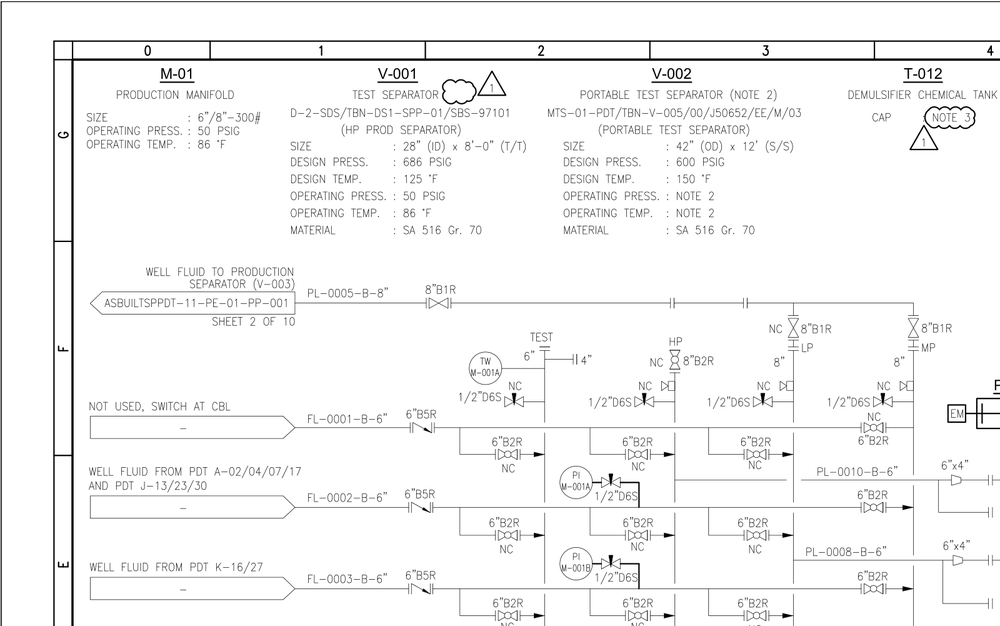
#> input picture fixtures/Sheet_1-1__crop_1600x1001.png, 1000 x 626 px, shrunk from 1600 x 1001 before the run
$ python -i preprocess.py   (imports and definitions only)
#> lines starting #> are read from the running program, lines starting #| are printed output that depends on the picture
#> further down, picture is the input picture: shape (626, 1000, 3); min 0, max 255, mean 245.7
"""
Image preprocessing utilities for the CV service.

All heavy imports are deferred to the first call so that importing this module
at startup does not block the FastAPI worker.
"""
from __future__ import annotations

import base64
import os
from typing import TYPE_CHECKING

if TYPE_CHECKING:
    import numpy as np
    from .schemas import BBox


# ---------------------------------------------------------------------------
# Codec helpers
# ---------------------------------------------------------------------------

# [34 lines left out: functions decode_b64_image, encode_image_b64, not called in this run]


# ---------------------------------------------------------------------------
# Preprocessing transforms
# ---------------------------------------------------------------------------

def to_grayscale(img: "np.ndarray") -> "np.ndarray":
    """Convert BGR to grayscale.  Returns the input unchanged if already 2-D."""
    import cv2

    if img.ndim == 2:
        return img
    return cv2.cvtColor(img, cv2.COLOR_BGR2GRAY)


def denoise(img: "np.ndarray", *, h: int = 10) -> "np.ndarray":
    """
    Apply Non-Local Means denoising.  Works on both grayscale and BGR.

    Parameters
    ----------
    img :
        Input image (grayscale or BGR).
    h :
        Filter strength — higher removes more noise but blurs detail.
    """
#> called with h = 7
    import cv2

    if img.ndim == 2:
        return cv2.fastNlMeansDenoising(img, h=h)
    return cv2.fastNlMeansDenoisingColored(img, h=h, hColor=h)


def sharpen(img: "np.ndarray") -> "np.ndarray":
    """Apply an unsharp-mask sharpening kernel."""
    import cv2
    import numpy as np

    kernel = np.array(
        [[-1, -1, -1],
         [-1,  9, -1],
         [-1, -1, -1]],
        dtype=np.float32,
    )
    return cv2.filter2D(img, -1, kernel)
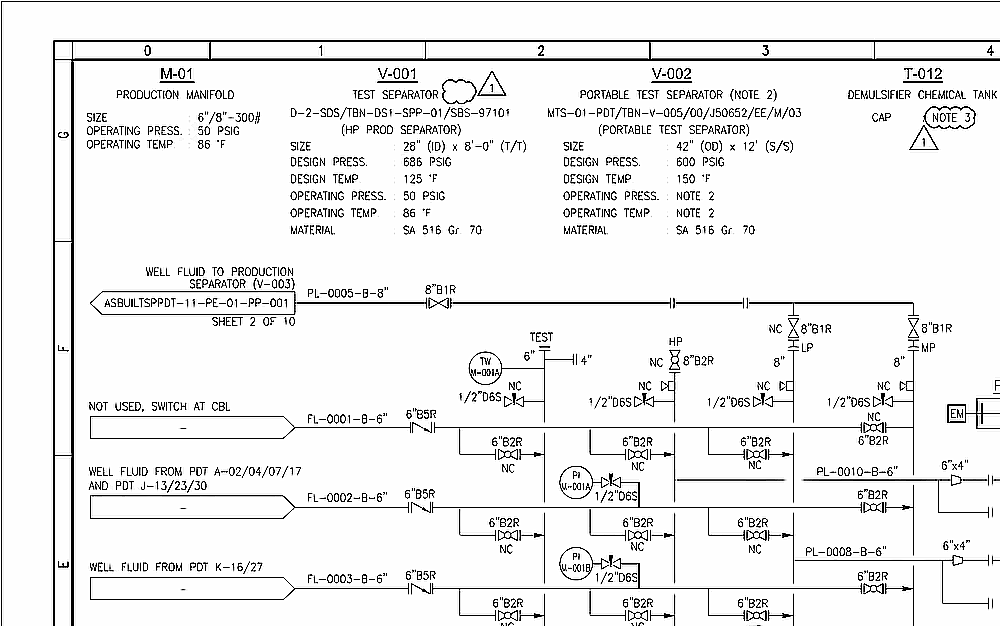
#> returned value: shape (626, 1000); min 0, max 255, mean 237.7


def binarize(
    img: "np.ndarray",
    *,
    method: str = "adaptive",
    threshold: int = 127,
) -> "np.ndarray":
    """
    Convert to binary (black/white) image.

    Parameters
    ----------
    img :
        Input image.  Converted to grayscale internally if needed.
    method :
        ``'otsu'`` for Otsu's method, ``'adaptive'`` for adaptive Gaussian
        thresholding, or ``'fixed'`` for a fixed threshold.
    threshold :
        Threshold value used only when *method* is ``'fixed'``.
    """
#> called with method = 'adaptive', threshold = 127
    import cv2

    gray = to_grayscale(img)
    if method == "otsu":
        _, binary = cv2.threshold(gray, 0, 255, cv2.THRESH_BINARY + cv2.THRESH_OTSU)
    elif method == "adaptive":
        binary = cv2.adaptiveThreshold(
            gray, 255,
            cv2.ADAPTIVE_THRESH_GAUSSIAN_C,
            cv2.THRESH_BINARY,
            blockSize=11,
            C=2,
        )
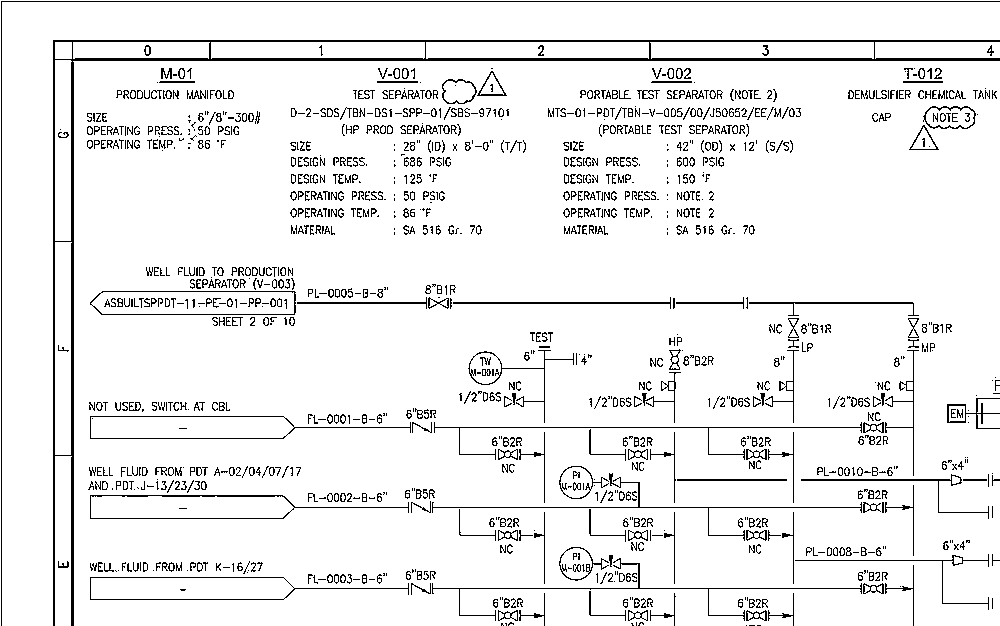
#> binary: shape (626, 1000); 93.2% white; black in thin lines or dots
    else:  # fixed
        _, binary = cv2.threshold(gray, threshold, 255, cv2.THRESH_BINARY)
    return binary


# ---------------------------------------------------------------------------
# Region helpers
# ---------------------------------------------------------------------------

# [25 lines left out: function crop_region, not called in this run]


def pad_crop(img: "np.ndarray", padding: int = 10) -> "np.ndarray":
    """
    Add a constant-color (white) border around *img*.

    Useful to give edge-touching symbols some breathing room before OCR or
    contour detection.
    """
#> called with padding = 4
    import cv2

    return cv2.copyMakeBorder(
        img,
        padding, padding, padding, padding,
        cv2.BORDER_CONSTANT,
        value=(255, 255, 255),
    )
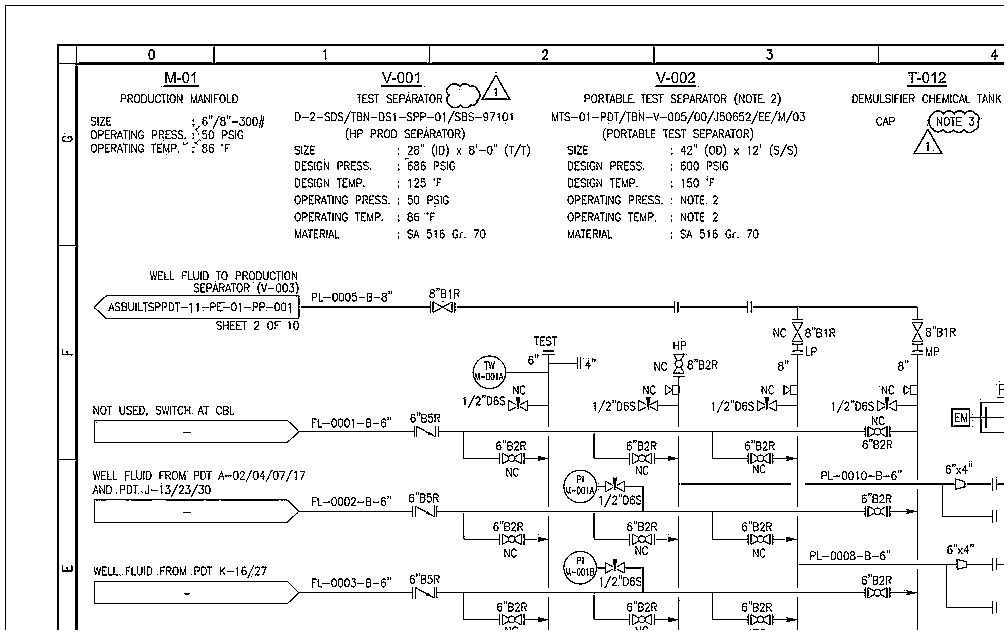
#> returned value: shape (634, 1008); 93.4% white; black in thin lines or dots


# ---------------------------------------------------------------------------
# Convenience pipeline
# ---------------------------------------------------------------------------

def prepare_for_ocr(img: "np.ndarray") -> "np.ndarray":
    """
    Standard preprocessing pipeline optimised for OCR:
    denoise → grayscale → sharpen → adaptive binarize → pad.
    """
    img = denoise(img, h=7)
    img = to_grayscale(img)
    img = sharpen(img)
    img = binarize(img, method="adaptive")
    img = pad_crop(img, padding=4)
    return img


# [6 lines left out: function prepare_for_detection, not called in this run]

>>> import cv2
>>> picture = cv2.imread('../../fixtures/Sheet_1-1__crop_1600x1001.png')
>>> result = prepare_for_ocr(picture)

$ run again, on fixtures/Sheet_1-1__non_square.png
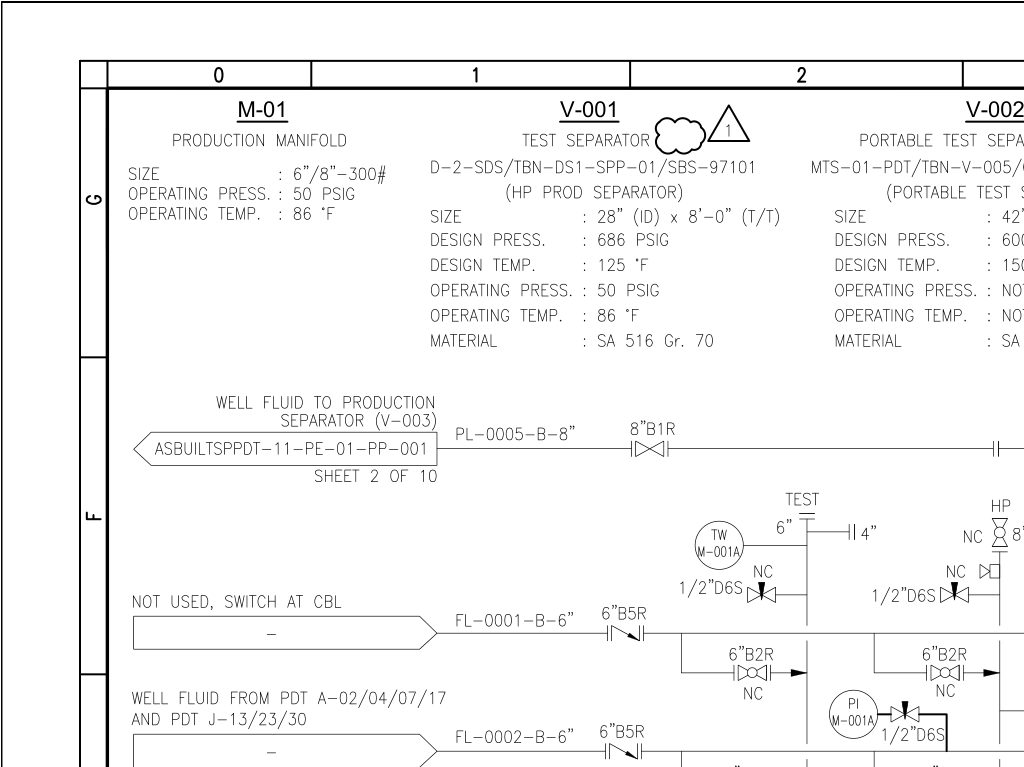
#> input picture fixtures/Sheet_1-1__non_square.png, 1024 x 767 px
#> picture is the input picture: shape (767, 1024, 3); min 0, max 255, mean 245.4
#> in sharpen, `return cv2.filter2D(img, -1, kernel)`:
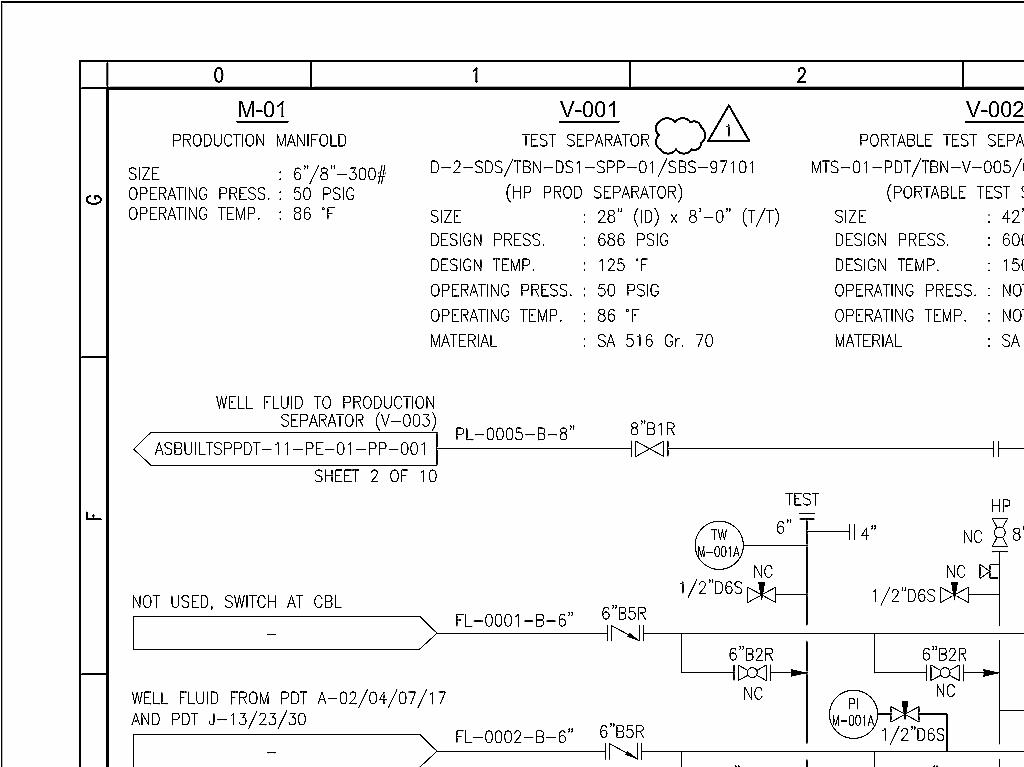
#> returned value: shape (767, 1024); min 0, max 255, mean 241.7
#> binary: shape (767, 1024); 95% white; black in thin lines or dots
#> in pad_crop, `return cv2.copyMakeBorder( img, padding, padding, padding, padding, cv..`:
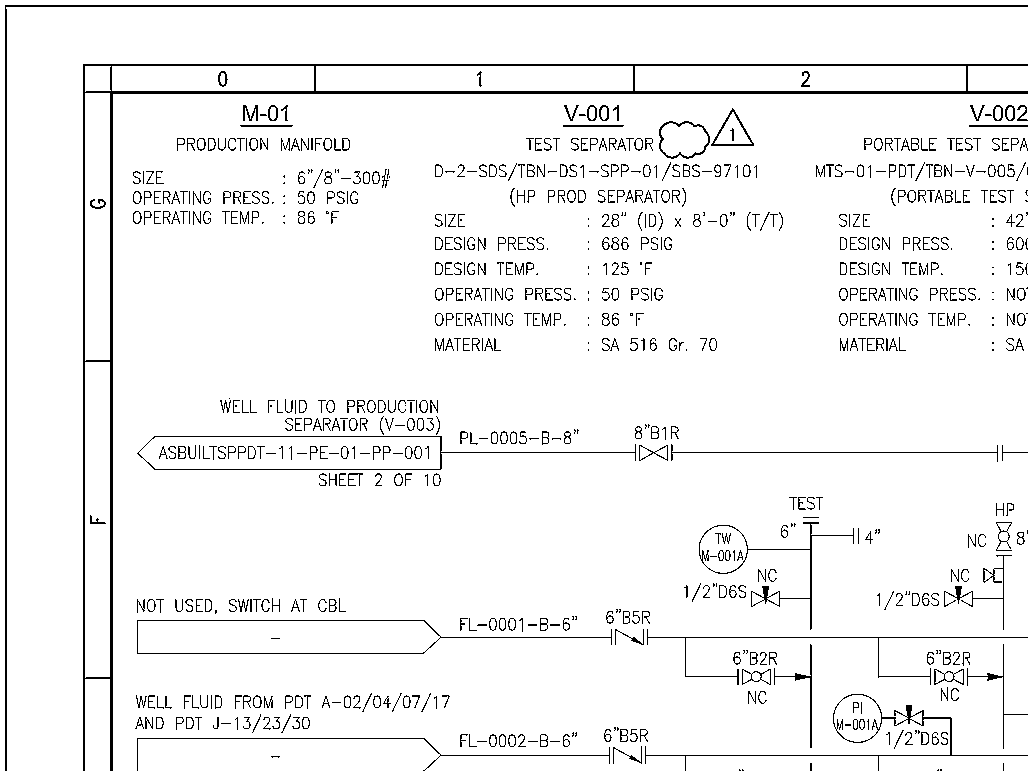
#> returned value: shape (775, 1032); 95.1% white; black in thin lines or dots

$ run again, on fixtures/Sheet_1-1__x0_y0.png
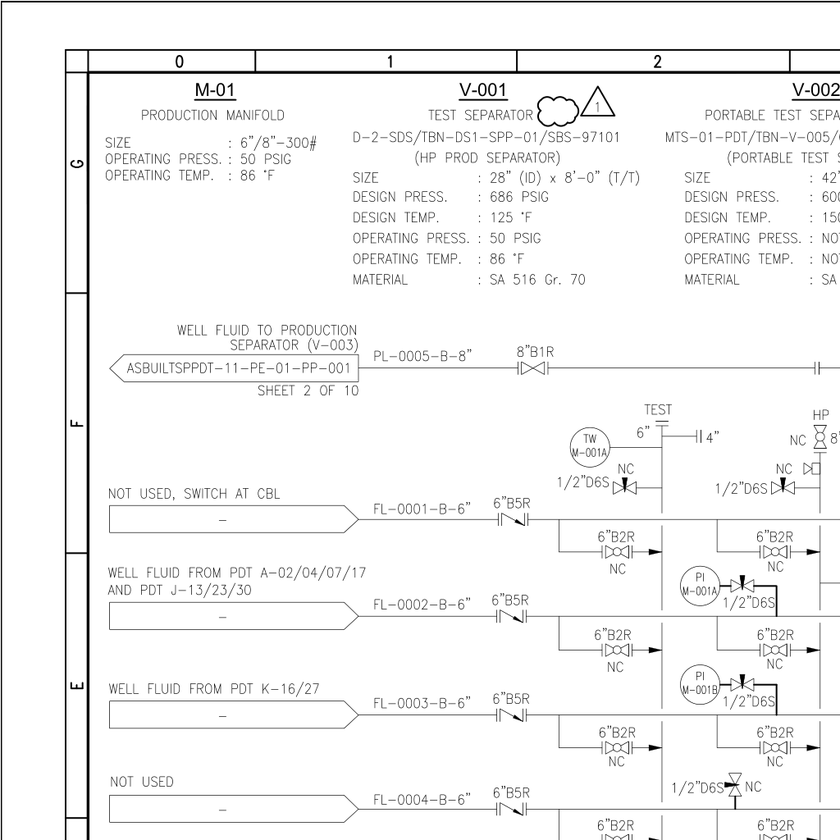
#> input picture fixtures/Sheet_1-1__x0_y0.png, 840 x 840 px, shrunk from 1024 x 1024 before the run
#> picture is the input picture: shape (840, 840, 3); min 0, max 255, mean 245.3
#> in binarize, `binary = cv2.adaptiveThreshold( gray, 255, cv2.ADAPTIVE_THRESH_GAUSSIA..`:
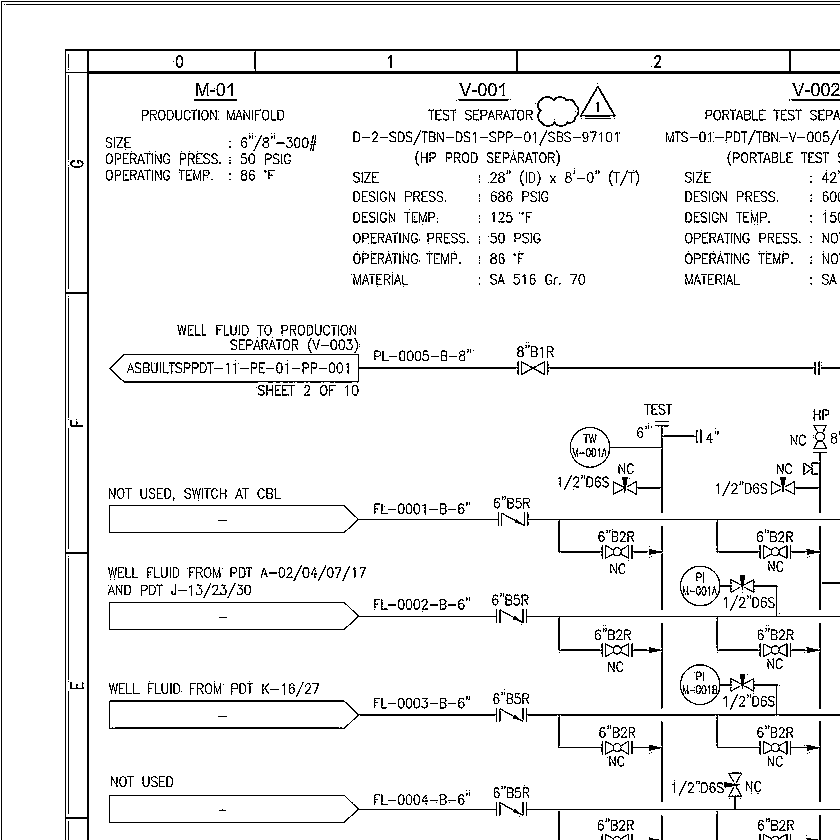
#> binary: shape (840, 840); 93.7% white; black in thin lines or dots
#> in pad_crop, `return cv2.copyMakeBorder( img, padding, padding, padding, padding, cv..`:
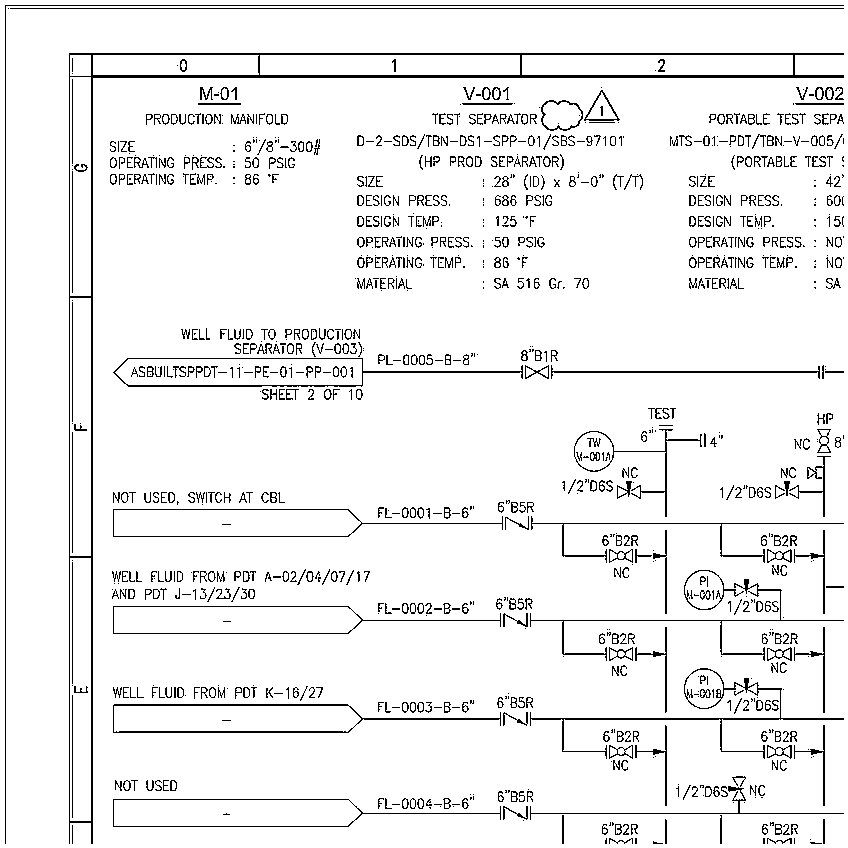
#> returned value: shape (848, 848); 93.8% white; black in thin lines or dots
